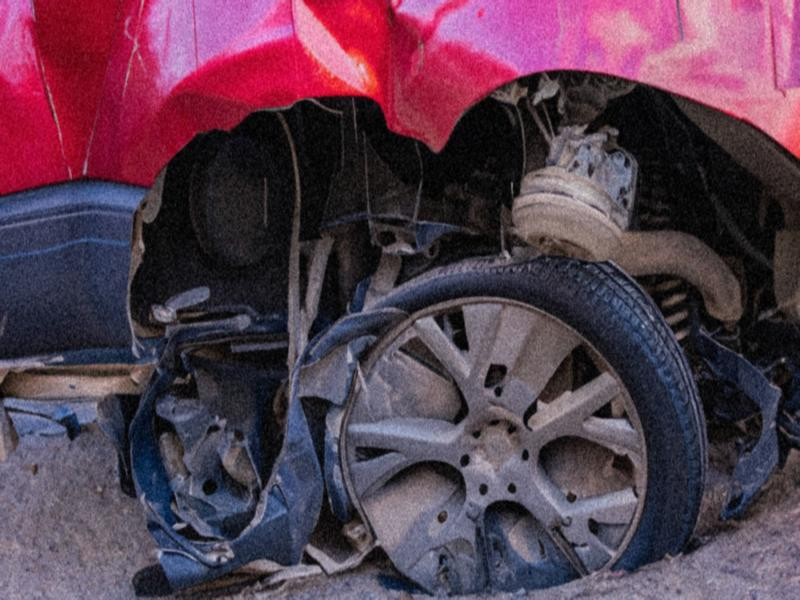
#> input picture data/test/Fraud/1028.jpg, 800 x 600 px, found by its file name; its folder holds only this picture in this run
$ python train_advanced_cnn.py   (older library calls are emulated)
#> lines starting #> are read from the running program, lines starting #| are printed output that depends on the picture
#!/usr/bin/env python3
"""
Advanced CNN Training with Visualization and Feature Analysis
Shows layer outputs, edge detection, and feature maps for fraud detection
"""

import os
import numpy as np
import tensorflow as tf
from tensorflow import keras
from tensorflow.keras import layers
import cv2
import matplotlib.pyplot as plt
import seaborn as sns
from sklearn.metrics import classification_report, confusion_matrix, roc_curve, auc
from sklearn.preprocessing import label_binarize
import json
from datetime import datetime
import warnings
warnings.filterwarnings('ignore')

# Set environment variables
os.environ['OMP_NUM_THREADS'] = '1'
os.environ['TF_CPP_MIN_LOG_LEVEL'] = '2'

print("=== Advanced Vehicle Damage CNN with Visualization ===")
print(f"TensorFlow version: {tf.__version__}")

# Configuration
IMG_SIZE = 128
BATCH_SIZE = 32
EPOCHS = 15
CLASSES = ['Fraud', 'Non-Fraud']
NUM_CLASSES = len(CLASSES)

# Data paths
TRAIN_PATH = 'data/train'
TEST_PATH = 'data/test'
MODEL_SAVE_PATH = 'models/advanced_cnn_model.h5'
VISUALIZATION_DIR = 'visualizations'

# Create directories
os.makedirs('models', exist_ok=True)
os.makedirs(VISUALIZATION_DIR, exist_ok=True)

def load_and_preprocess_data(data_path, img_size=IMG_SIZE, max_per_class=None):
    """Load images and labels with optional limit per class"""
#> called with data_path = 'data/train', img_size = 128
    images = []
    labels = []

    for class_idx, class_name in enumerate(CLASSES):
        class_path = os.path.join(data_path, class_name)
        if not os.path.exists(class_path):
            print(f"Warning: Directory {class_path} not found!")
            continue

        print(f"Loading {class_name} images from {class_path}...")

        image_files = [f for f in os.listdir(class_path) if f.lower().endswith(('.jpg', '.jpeg', '.png'))]

        if max_per_class:
            image_files = image_files[:max_per_class]

        for i, img_file in enumerate(image_files):
            if i % 100 == 0:
                print(f"  Processing {i}/{len(image_files)} images...")

            try:
                img_path = os.path.join(class_path, img_file)

                # Load and preprocess image
                img = cv2.imread(img_path)
#> img is the input picture: shape (600, 800, 3); mean B, G, R 79.1, 60.8, 88.6
                if img is None:
                    continue

                img = cv2.cvtColor(img, cv2.COLOR_BGR2RGB)
                img = cv2.resize(img, (img_size, img_size))
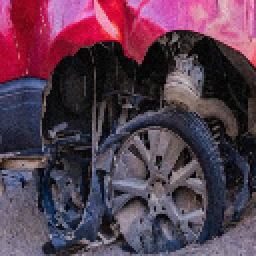
#> img: shape (128, 128, 3) (shown 2 times larger); mean R, G, B 88.6, 60.8, 79.1
                img = img.astype('float32') / 255.0

                images.append(img)
                labels.append(class_idx)

            except Exception as e:
                print(f"Error processing {img_file}: {e}")
                continue

        print(f"Loaded {len([l for l in labels if l == class_idx])} {class_name} images")

    return np.array(images), np.array(labels)

# [376 lines left out: functions create_advanced_cnn_model, visualize_layer_outputs, analyze_edge_detection, create_attention_map, highlight_detection_areas, comprehensive_evaluation and 1 more, not called in this run]

def main():
    """Main training and analysis function"""

    print("Loading training data...")
    X_train, y_train = load_and_preprocess_data(TRAIN_PATH)
#> y_train = [0]
    print(f"Training data: {X_train.shape}")
#| Training data: (1, 128, 128, 3)

    print("Loading test data...")
    X_test, y_test = load_and_preprocess_data(TEST_PATH)
#> y_test = [0]
    print(f"Test data: {X_test.shape}")
#| Test data: (1, 128, 128, 3)

    if len(X_train) == 0 or len(X_test) == 0:
        print("❌ No data loaded! Check your data directories.")
        return

    # Convert labels to categorical
    y_train_categorical = keras.utils.to_categorical(y_train, NUM_CLASSES)
    y_test_categorical = keras.utils.to_categorical(y_test, NUM_CLASSES)

    # Create advanced model
    print("\n=== Creating Advanced CNN Model ===")
    model = create_advanced_cnn_model((IMG_SIZE, IMG_SIZE, 3), NUM_CLASSES)

    # Compile with advanced optimizer
    model.compile(
        optimizer=keras.optimizers.Adam(learning_rate=0.001),
        loss='categorical_crossentropy',
        metrics=['accuracy', 'precision', 'recall']
    )

    print("Model Architecture:")
    model.summary()

    # Calculate class weights to handle imbalance
    from sklearn.utils.class_weight import compute_class_weight
    class_weights = compute_class_weight(
        'balanced',
        classes=np.unique(y_train),
        y=y_train
    )
    class_weight_dict = {i: class_weights[i] for i in range(len(class_weights))}
    print(f"\nClass weights (to handle imbalance): {class_weight_dict}")

    # Training with callbacks
    callbacks = [
        keras.callbacks.EarlyStopping(patience=5, restore_best_weights=True),
        keras.callbacks.ReduceLROnPlateau(factor=0.5, patience=3),
        keras.callbacks.ModelCheckpoint(MODEL_SAVE_PATH, save_best_only=True)
    ]

    print(f"\n=== Training Advanced CNN Model ===")
    history = model.fit(
        X_train, y_train_categorical,
        batch_size=BATCH_SIZE,
        epochs=EPOCHS,
        validation_data=(X_test, y_test_categorical),
        class_weight=class_weight_dict,
        callbacks=callbacks,
        verbose=1
    )

    # Plot training history
    plt.figure(figsize=(15, 5))

    plt.subplot(1, 3, 1)
    plt.plot(history.history['accuracy'], label='Training Accuracy')
    plt.plot(history.history['val_accuracy'], label='Validation Accuracy')
    plt.title('Model Accuracy')
    plt.xlabel('Epoch')
    plt.ylabel('Accuracy')
    plt.legend()
    plt.grid(True, alpha=0.3)

    plt.subplot(1, 3, 2)
    plt.plot(history.history['loss'], label='Training Loss')
    plt.plot(history.history['val_loss'], label='Validation Loss')
    plt.title('Model Loss')
    plt.xlabel('Epoch')
    plt.ylabel('Loss')
    plt.legend()
    plt.grid(True, alpha=0.3)

    plt.subplot(1, 3, 3)
    plt.plot(history.history['precision'], label='Training Precision')
    plt.plot(history.history['val_precision'], label='Validation Precision')
    plt.plot(history.history['recall'], label='Training Recall')
    plt.plot(history.history['val_recall'], label='Validation Recall')
    plt.title('Precision & Recall')
    plt.xlabel('Epoch')
    plt.ylabel('Score')
    plt.legend()
    plt.grid(True, alpha=0.3)

    plt.tight_layout()
    plt.savefig(f'{VISUALIZATION_DIR}/training_history.png', dpi=150, bbox_inches='tight')
    plt.close()

    # Comprehensive evaluation
    metrics = comprehensive_evaluation(model, X_test, y_test)

    # Sample analysis with full visualization
    analyze_sample_predictions(model, X_test, y_test, num_samples=6)

    # Save model and metadata
    model.save(MODEL_SAVE_PATH)

    model_info = {
        'model_path': MODEL_SAVE_PATH,
        'input_shape': (IMG_SIZE, IMG_SIZE, 3),
        'classes': CLASSES,
        'num_classes': NUM_CLASSES,
        'training_date': datetime.now().isoformat(),
        'metrics': metrics,
        'training_samples': len(X_train),
        'test_samples': len(X_test)
    }

    with open('models/advanced_model_info.json', 'w') as f:
        json.dump(model_info, f, indent=2)

    print(f"\n🎉 Training completed successfully!")
    print(f"Model saved: {MODEL_SAVE_PATH}")
    print(f"Test accuracy: {metrics['accuracy']:.1%}")
    print(f"Visualizations saved in: {VISUALIZATION_DIR}/")
    print(f"Check the visualization files to see:")
    print(f"  - Layer-by-layer feature maps")
    print(f"  - Edge detection analysis")
    print(f"  - Attention maps showing what the model focuses on")
    print(f"  - Highlighted detection areas with circles")

if __name__ == "__main__":
    main()
#> (the call stopped at in main, `y_train_categorical = keras.utils.to_categorical(y_train, NUM_CLASSES)`: tensorflow is not available in this run)
